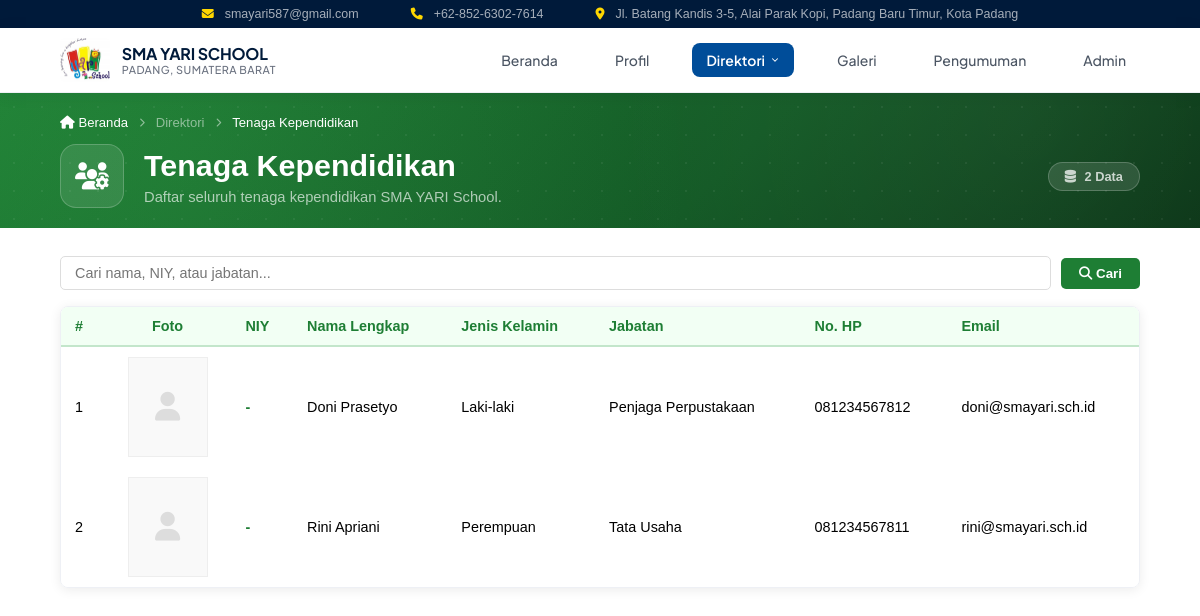
The page /direktori/direktori_tendik.php on the database its author committed.
### tables this page shows
CREATE TABLE `tendik` (
  `id` int(11) NOT NULL,
  `nip` varchar(30) NOT NULL,
  `nama_lengkap` varchar(100) NOT NULL,
  `jenis_kelamin` enum('Laki-laki','Perempuan') NOT NULL,
  `jabatan` varchar(100) DEFAULT NULL,
  `no_hp` varchar(20) DEFAULT NULL,
  `email` varchar(100) DEFAULT NULL,
  `created_at` timestamp NOT NULL DEFAULT CURRENT_TIMESTAMP
);

### direktori/direktori_tendik.php (the view, shortened to what this page needs)
<?php include '../koneksi.php'; ?>
<!DOCTYPE html>
<html lang="id">
<head>
    <link rel="stylesheet" href="/project-web-sekolah/style.css">
    <link rel="stylesheet" href="https://cdnjs.cloudflare.com/ajax/libs/font-awesome/6.4.0/css/all.min.css">
</head>
<body>
<?php include '../header-content.php'; ?>
<?php
$search = trim($_GET['q'] ?? '');
$where  = '';
$result = mysqli_query($conn, "SELECT * FROM `tendik` $where ORDER BY nama_lengkap ASC");
$total  = $result ? mysqli_num_rows($result) : 0;
?>
<div class="dir-hero">
    <div class="container">
        <div class="dir-breadcrumb">
            <a href="/project-web-sekolah/index.php" style="color:white; text-decoration:none;"><i class="fas fa-home"></i> Beranda</a>
            <i class="fas fa-chevron-right" style="font-size:0.7em; margin:0 5px;"></i>
            <span>Direktori</span>
            <i class="fas fa-chevron-right" style="font-size:0.7em; margin:0 5px;"></i>
            <span style="color:white;">Tenaga Kependidikan</span>
        </div>
        <div class="dir-hero-body">
            <div class="dir-hero-icon"><i class="fas fa-users-cog"></i></div>
            <div class="dir-hero-text">
                <h1>Tenaga Kependidikan</h1>
                <p>Daftar seluruh tenaga kependidikan SMA YARI School.</p>
            </div>
            <div class="dir-hero-badge">
                <i class="fas fa-database" style="margin-right:5px;"></i>
                <?php echo $total; ?> Data
            </div>
        </div>
    </div>
</div>
<div class="container dir-content">
    <form method="GET" action="direktori_tendik.php">
        <div class="dir-toolbar">
            <input type="text" name="q" placeholder="Cari nama, NIY, atau jabatan..." value="<?php echo htmlspecialchars($search); ?>">
            <button type="submit"><i class="fas fa-search"></i> Cari</button>
        </div>
    </form>
    <div class="table-wrap">
    <?php if ($result && $total > 0): ?>
    <table>
        <thead>
            <tr>
                <th>#</th>
                <th style="text-align: center;">Foto</th>
                <th>NIY</th>
                <th>Nama Lengkap</th>
                <th>Jenis Kelamin</th>
                <th>Jabatan</th>
                <th>No. HP</th>
                <th>Email</th>
            </tr>
        </thead>
        <tbody>
        <?php $no = 1; while ($row = mysqli_fetch_assoc($result)): ?>
            <tr>
                <td><?php echo $no++; ?></td>
                <td style="text-align: center;">
                    <?php
                    $path_foto = "../img_tendik/" . $row['foto'];
                    if (!empty($row['foto']) && file_exists($path_foto)):
                    ?>
                        <img src="<?php echo $path_foto; ?>" class="img-tendik" onclick="openZoom(this.src)">
                    <?php else: ?>
                        <div class="no-img-icon"><i class="fas fa-user"></i></div>
                    <?php endif; ?>
                </td>
                <td style="font-weight:bold; color:#1e7e34;"><?php echo htmlspecialchars($row['niy'] ?? '-'); ?></td>
                <td><?php echo htmlspecialchars($row['nama_lengkap'] ?? '-'); ?></td>
                <td><?php echo htmlspecialchars($row['jenis_kelamin'] ?? '-'); ?></td>
                <td><?php echo htmlspecialchars($row['jabatan'] ?? '-'); ?></td>
                <td><?php echo htmlspecialchars($row['no_hp'] ?? '-'); ?></td>
                <td><?php echo htmlspecialchars($row['email'] ?? '-'); ?></td>
            </tr>
        <?php endwhile; ?>
        </tbody>
    </table>
    <?php endif; ?>
    </div>
</div>
</body>
</html>

### style.css (style rules this page uses)
* { margin: 0; padding: 0; box-sizing: border-box; font-family: sans-serif; }
.container { width: 90%; max-width: 1200px; margin: 0 auto; }

### direktori/direktori_tendik.php (style rules this page uses)
html { -ms-overflow-style: none; scrollbar-width: none; }
.dir-hero { background: linear-gradient(135deg, #1e7e34 0%, #145a26 60%, #0a3516 100%); padding: 22px 0 20px; position: relative; overflow: hidden; }
.dir-hero::before { content: ''; position: absolute; inset: 0; background-image: radial-gradient(circle at 15% 60%, rgba(80,200,100,.12) 0%, transparent 50%), radial-gradient(circle at 85% 20%, rgba(255,255,255,.04) 0%, transparent 40%); }
.dir-hero::after { content: ''; position: absolute; inset: 0; background-image: radial-gradient(rgba(255,255,255,.06) 1px, transparent 1px); background-size: 28px 28px; }
.dir-hero .container { position: relative; z-index: 1; }
.dir-breadcrumb { display: flex; align-items: center; gap: 6px; font-size: .82em; color: rgba(255,255,255,.5); margin-bottom: 14px; }
.dir-breadcrumb a { color: rgba(255,255,255,.7); text-decoration: none; }
.dir-hero-body { display: flex; align-items: center; gap: 20px; }
.dir-hero-icon { width:64px; height:64px; background:rgba(255,255,255,.1); border:1px solid rgba(255,255,255,.2); border-radius:16px; display:flex; align-items:center; justify-content:center; font-size:1.7rem; color:#fff; }
.dir-hero-text h1 { font-size: 1.9em; font-weight: 700; color: #fff; margin: 0 0 6px; }
.dir-hero-text p { color: rgba(255,255,255,.65); font-size: .92em; margin: 0; }
.dir-hero-badge { margin-left: auto; background: rgba(255,255,255,.12); border: 1px solid rgba(255,255,255,.2); color: rgba(255,255,255,.75); font-size: .8em; font-weight: 600; padding: 6px 16px; border-radius: 50px; white-space: nowrap; flex-shrink: 0; }
.dir-content { padding: 28px 0 50px; }
.dir-toolbar { display: flex; align-items: center; gap: 10px; margin-bottom: 16px; flex-wrap: wrap; }
.dir-toolbar input { flex: 1; min-width: 220px; border: 1px solid #ddd; border-radius: 5px; padding: 8px 14px; font-size: .9em; }
.dir-toolbar button { background: #1e7e34; color: #fff; border: none; border-radius: 5px; padding: 8px 18px; font-weight: 600; cursor: pointer; }
.table-wrap { overflow-x: auto; border-radius: 8px; box-shadow: 0 2px 12px rgba(0,0,0,.08); border: 1px solid #eef0f5; }
table { width: 100%; border-collapse: collapse; background: #fff; font-size: .9em; }
thead { background: #f2fff4; }
thead th { padding: 11px 14px; text-align: left; color: #1e7e34; border-bottom: 2px solid #c3e6cb; }
tbody td { padding: 10px 14px; vertical-align: middle; }
.no-img-icon { width: 80px; height: 100px; background: #f9f9f9; display: flex; align-items: center; justify-content: center; color: #ddd; font-size: 2em; border: 1px solid #eee; margin: 0 auto; }

### rows shown on the page
tendik: niy "-", nama_lengkap "Doni Prasetyo", jenis_kelamin "Laki-laki", jabatan "Penjaga Perpustakaan", no_hp "081234567812", email "doni@smayari.sch.id"
tendik: niy "-", nama_lengkap "Rini Apriani", jenis_kelamin "Perempuan", jabatan "Tata Usaha", no_hp "081234567811", email "rini@smayari.sch.id"

### other values the page prints
$total "2"
